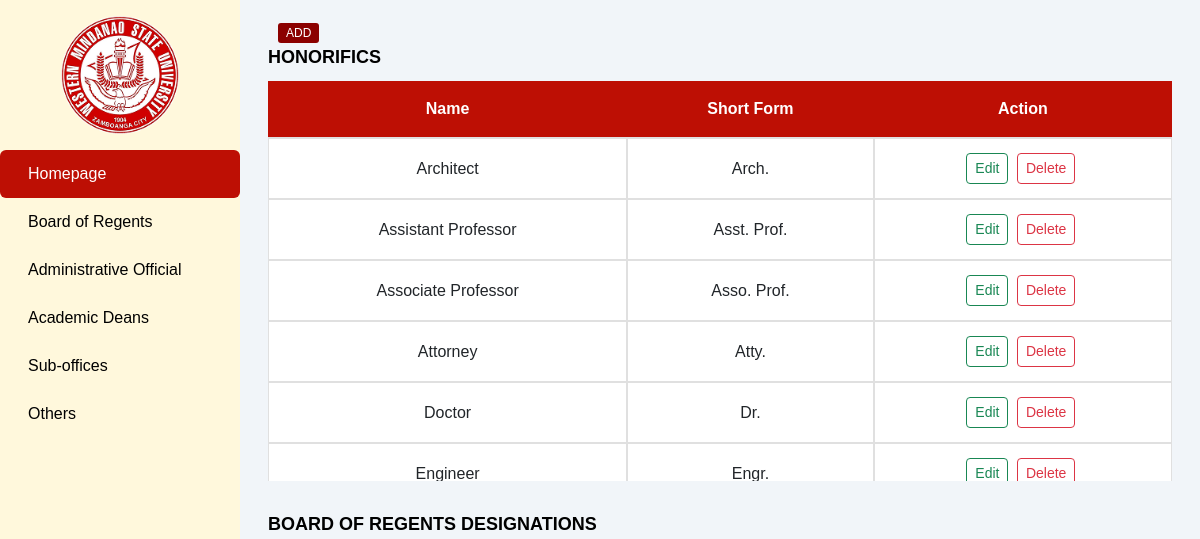
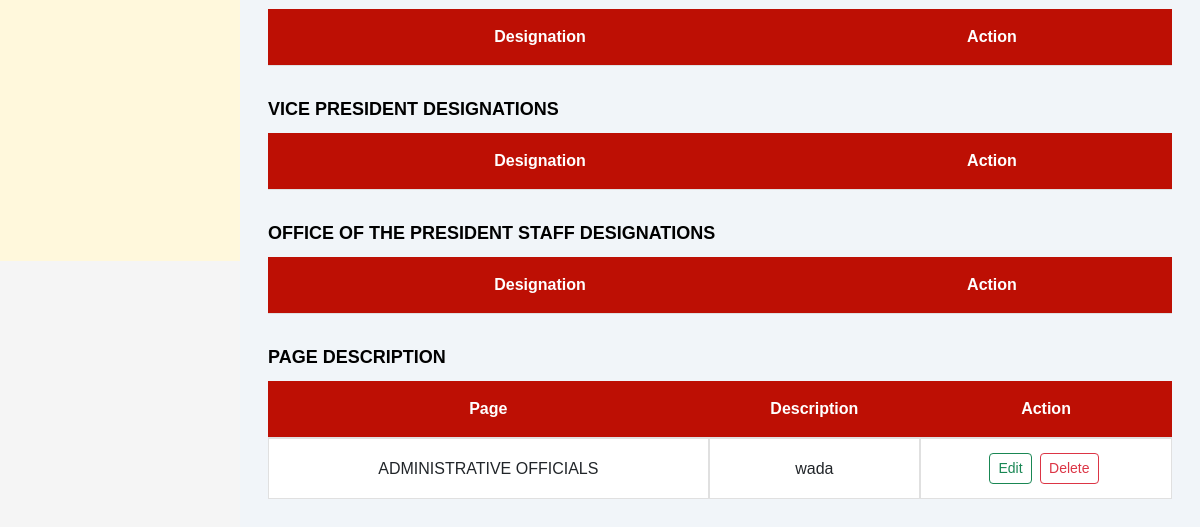
The app's page /sample-admin/Others.php, older data (2 pictures, top to bottom).
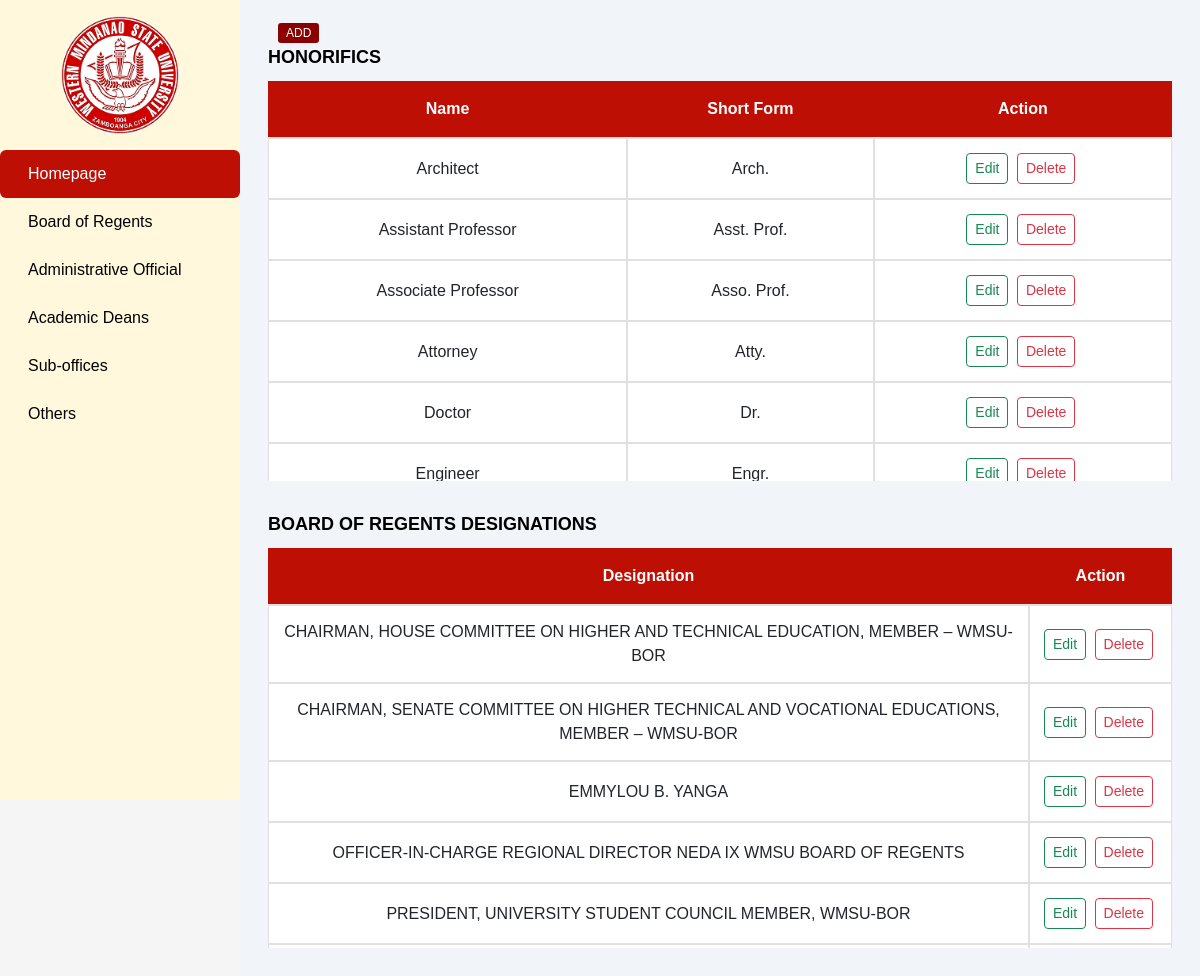
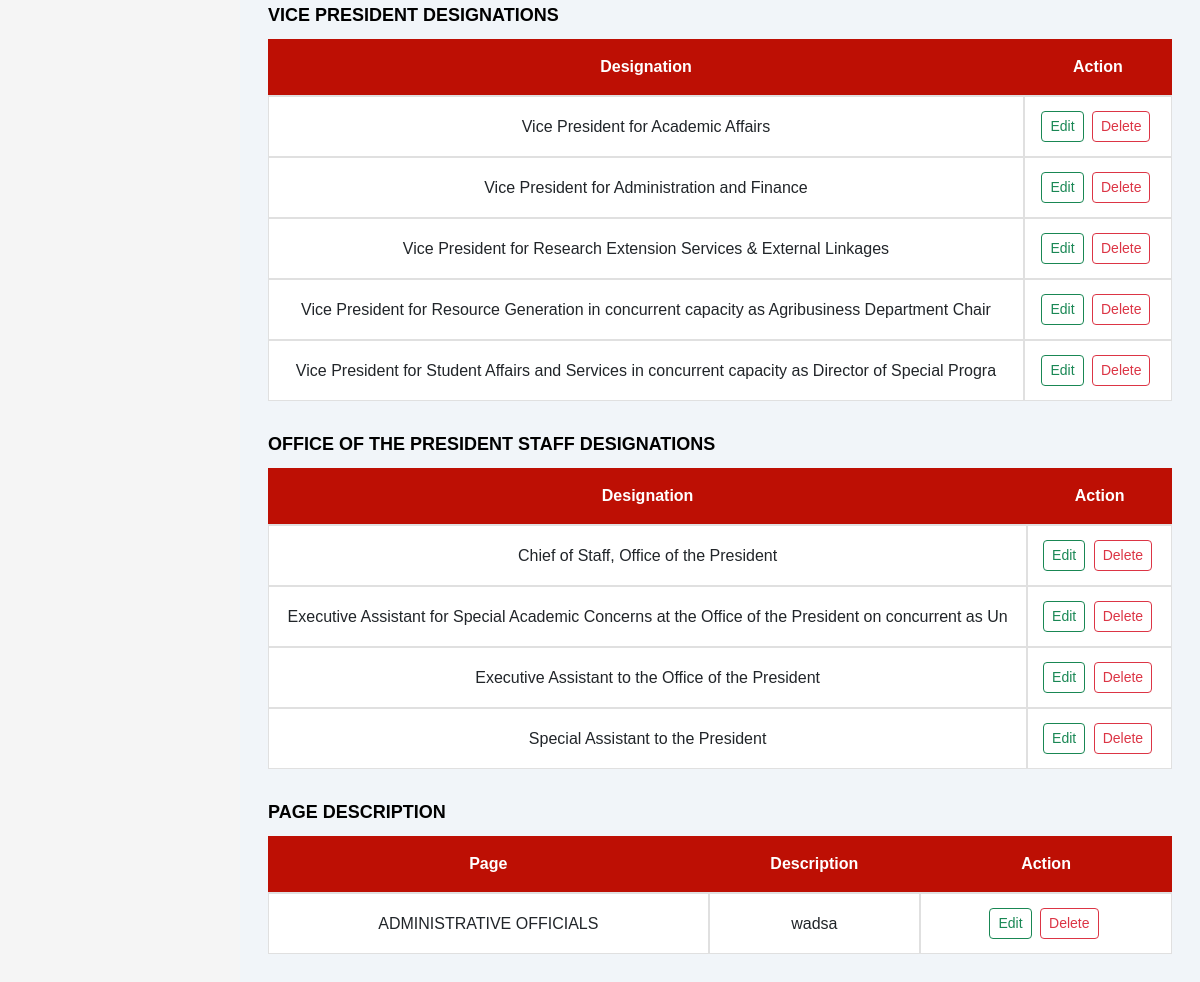
The same page, newer data (2 pictures, top to bottom).
### tables this page shows
CREATE TABLE `honorifics` (
  `id` int(11) NOT NULL,
  `name` varchar(100) NOT NULL,
  `short` varchar(100) NOT NULL
);

CREATE TABLE `page_description` (
  `id` int(11) NOT NULL,
  `page` varchar(100) NOT NULL,
  `description` varchar(100) NOT NULL
);

CREATE TABLE `designation_bor` (
  `id` int(11) NOT NULL,
  `designation` varchar(100) NOT NULL
);

CREATE TABLE `designation_vp` (
  `id` int(11) NOT NULL,
  `designation` varchar(100) NOT NULL
);

CREATE TABLE `designation_opstaff` (
  `id` int(11) NOT NULL,
  `designation` varchar(100) NOT NULL
);

### classes/honorifics.class.php (called while the page is built, shortened)
<?php
require_once 'database.class.php';
class Honorifics {
    protected $db;
    function __construct()
    {
        $this->db = new Database();
    }
    function fetchAll()
    {
        $sql = "SELECT * FROM honorifics ORDER BY name ASC;";
        $query = $this->db->connect()->prepare($sql);
        $data = null;
        if ($query->execute()) {
            $data = $query->fetchAll(PDO::FETCH_ASSOC);
        }
        return $data;
    }
}

### classes/database.class.php (called while the page is built)
<?php
class Database
{
    private $host = 'localhost';
    private $username = 'root';
    private $password = '';
    private $dbname = 'wmsu_administrationdb';
    protected $connection;
    function connect()
    {
        if ($this->connection === null) {
            $this->connection = new PDO("mysql:host=$this->host;dbname=$this->dbname", $this->username, $this->password);
        }
        return $this->connection;
    }
}

### classes/pageDescription.class.php (called while the page is built, shortened)
<?php
require_once 'database.class.php';
class PageDescription {
    protected $db;
    function __construct()
    {
        $this->db = new Database();
    }
        function fetchAll()
        {
            $sql = " SELECT * FROM page_description ";
            $query = $this->db->connect()->prepare($sql);
            $data = null;
            if ($query->execute()) {
                $data = $query->fetchAll(PDO::FETCH_ASSOC);
            }
            return $data;
        }
    }

### classes/designation_bor.class.php (called while the page is built, shortened)
<?php
require_once 'database.class.php';
class DesignationBor {
    protected $db;
    function __construct()
    {
        $this->db = new Database();
    }
    function fetchdesignation_bor()
    {
        $sql = "SELECT * FROM designation_bor ORDER BY designation ASC;";
        $query = $this->db->connect()->prepare($sql);
        $data = null;
        if ($query->execute()) {
            $data = $query->fetchAll(PDO::FETCH_ASSOC);
        }
        return $data;
    }
}

### classes/designation_vp.class.php (called while the page is built, shortened)
<?php
require_once 'database.class.php';
class DesignationVp {
    protected $db;
    function __construct()
    {
        $this->db = new Database();
    }
    function fetchdesignation_vp()
    {
        $sql = "SELECT * FROM designation_vp ORDER BY designation ASC;";
        $query = $this->db->connect()->prepare($sql);
        $data = null;
        if ($query->execute()) {
            $data = $query->fetchAll(PDO::FETCH_ASSOC);
        }
        return $data;
    }
}

### classes/designation_opstaff.class.php (called while the page is built, shortened)
<?php
require_once 'database.class.php';
class DesignationOpstaff {
    protected $db;
    function __construct()
    {
        $this->db = new Database();
    }
    function fetchdesignation_opstaff()
    {
        $sql = "SELECT * FROM designation_opstaff ORDER BY designation ASC;";
        $query = $this->db->connect()->prepare($sql);
        $data = null;
        if ($query->execute()) {
            $data = $query->fetchAll(PDO::FETCH_ASSOC);
        }
        return $data;
    }
}

### crud-administration/view/view-Others.php (the view, shortened to what this page needs)
<div class="container-fluid">
<a href="../crud-administration/add-options/select-table.php" class="insert-btn">ADD</a>
    <div class="section">
    <div class="section-header">
        HONORIFICS
    </div>
    <div class="table-responsive" style="max-height: 400px; overflow-y: auto;">
        <table id="table-honorifics" class="table table-centered table-nowrap mb-0">
            <thead class="table-light">
                <tr>
                    <th>Name</th>
                    <th>Short Form</th>
                    <th>Action</th>
                </tr>
            </thead>
            <tbody>
                <?php
                require_once '../../classes/honorifics.class.php';
                $honorificsObj = new Honorifics();
                $honorifics = $honorificsObj->fetchAll();
                foreach ($honorifics as $honorific) {
                ?>
                    <tr>
                        <td><?= htmlspecialchars($honorific['name']) ?></td>
                        <td><?= htmlspecialchars($honorific['short'] ?? 'N/A') ?></td>
                        <td class="text-nowrap">
                            <a href="" class="btn btn-sm btn-outline-success me-1 edit-honorifics" data-id="<?= $honorific['id'] ?>">Edit</a>
                            <a href="" class="btn btn-sm btn-outline-danger me-1 delete-honorifics" data-id="<?= $honorific['id'] ?>">Delete</a>
                        </td>
                    </tr>
                <?php
                }
                ?>
            </tbody>
        </table>
    </div>
</div>
<div class="section">
    <div class="section-header">
        BOARD OF REGENTS DESIGNATIONS
    </div>
    <div class="table-responsive" style="max-height: 400px; overflow-y: auto;">
        <table id="table-bor-designations" class="table table-centered table-nowrap mb-0">
            <thead class="table-light">
                <tr>
                    <th>Designation</th>
                    <th>Action</th>
                </tr>
            </thead>
            <tbody>
                <?php
                require_once '../../classes/designation_bor.class.php';
                $designationBorObj = new DesignationBor();
                $designations = $designationBorObj->fetchdesignation_bor();
                foreach ($designations as $designation) {
                ?>
                    <tr>
                        <td><?= htmlspecialchars($designation['designation']) ?></td>
                        <td class="text-nowrap">
                            <a href="" class="btn btn-sm btn-outline-success me-1 edit-bor_designation" data-id="<?= $designation['id'] ?>">Edit</a>
                            <a href="" class="btn btn-sm btn-outline-danger me-1 delete-bor_designation" data-id="<?= $designation['id'] ?>">Delete</a>
                        </td>
                    </tr>
                <?php
                }
                ?>
            </tbody>
        </table>
    </div>
</div>
<div class="section">
    <div class="section-header">
        VICE PRESIDENT DESIGNATIONS
    </div>
    <div class="table-responsive" style="max-height: 400px; overflow-y: auto;">
        <table id="table-vp-designations" class="table table-centered table-nowrap mb-0">
            <thead class="table-light">
                <tr>
                    <th>Designation</th>
                    <th>Action</th>
                </tr>
            </thead>
            <tbody>
                <?php
                require_once '../../classes/designation_vp.class.php';
                $designationVpObj = new DesignationVp();
                $designations = $designationVpObj->fetchdesignation_vp();
                foreach ($designations as $designation) {
                ?>
                    <tr>
                        <td><?= htmlspecialchars($designation['designation']) ?></td>
                        <td class="text-nowrap">
                            <a href="" class="btn btn-sm btn-outline-success me-1 edit-vp_designation" data-id="<?= $designation['id'] ?>">Edit</a>
                            <a href="" class="btn btn-sm btn-outline-danger me-1 delete-vp_designation" data-id="<?= $designation['id'] ?>">Delete</a>
                        </td>
                    </tr>
                <?php
                }
                ?>
            </tbody>
        </table>
    </div>
</div>
<div class="section">
    <div class="section-header">
        OFFICE OF THE PRESIDENT STAFF DESIGNATIONS
    </div>
    <div class="table-responsive" style="max-height: 400px; overflow-y: auto;">
        <table id="table-opstaff-designations" class="table table-centered table-nowrap mb-0">
            <thead class="table-light">
                <tr>
                    <th>Designation</th>
                    <th>Action</th>
                </tr>
            </thead>
            <tbody>
                <?php
                require_once '../../classes/designation_opstaff.class.php';
                $designationOpstaffObj = new DesignationOpstaff();
                $designations = $designationOpstaffObj->fetchdesignation_opstaff();
                foreach ($designations as $designation) {
                ?>
                    <tr>
                        <td><?= htmlspecialchars($designation['designation']) ?></td>
                        <td class="text-nowrap">
                            <a href="" class="btn btn-sm btn-outline-success me-1 edit-opstaff_designation" data-id="<?= $designation['id'] ?>">Edit</a>
                            <a href="" class="btn btn-sm btn-outline-danger me-1 delete-opstaff_designation" data-id="<?= $designation['id'] ?>">Delete</a>
                        </td>
                    </tr>
                <?php
                }
                ?>
            </tbody>
        </table>
    </div>
</div>
    <div class="section">
        <div class="section-header">
            PAGE DESCRIPTION
        </div>
                    <div class="table-responsive" style="max-height: 400px; overflow-y: auto;">
                        <table id="table-products" class="table table-centered table-nowrap mb-0">
                            <thead class="table-light">
                                <tr>
                                    <th>Page</th>
                                    <th>Description</th>
                                    <th>Action</th>
                                </tr>
                            </thead>
                            <tbody>
                                <?php
                                require_once '../../classes/pageDescription.class.php';
                                $pageDescriptionObj = new PageDescription();
                                $pageDescription = $pageDescriptionObj->fetchAll();
                                foreach ($pageDescription as $pageDescriptions) {
                                ?>
                                    <tr>
                                        <td><?= htmlspecialchars($pageDescriptions['page']) ?></td>
                                        <td><?= htmlspecialchars($pageDescriptions['description'] ?? 'N/A') ?></td>
                                        <td class="text-nowrap">
                                            <a href="" class="btn btn-sm btn-outline-success me-1 edit-pageDescription" data-id="<?= $pageDescriptions['id'] ?>">Edit</a>
                                            <a href="" class="btn btn-sm btn-outline-danger me-1 delete-pageDescription" data-id="<?= $pageDescriptions['id'] ?>">Delete</a>
                                        </td>
                                    </tr>
                                <?php
                                }
                                ?>
                            </tbody>
                        </table>
                    </div>
                </div>
            </div>
        </div>
    </div>

### __includes/head.php (shortened to what this page needs)
<!DOCTYPE html>
<html lang="en">
<head>
    <link href="https://cdn.jsdelivr.net/npm/bootstrap@5.3.0/dist/css/bootstrap.min.css" rel="stylesheet">
    <link rel="stylesheet" href="../css/administration.css">
    <link rel="stylesheet" href="../css/style.css">
</head>

### sample-admin/Others.php (shortened to what this page needs)
<?php
require_once '../__includes/head.php';
?>
<body id="Others">
    <div class="wrapper">
        <?php
        require_once '../__includes/sidebar.php';
        ?>
        <div class="content-page px-3">
            <?php
            require_once '../crud-administration/view/view-Others.php';
            ?>
</body>
</html>

### __includes/sidebar.php (shortened to what this page needs)
<div class="sidebar flex-column flex-shrink-0">
<img src="../ADMIN UI/imgs/WMSU-Logo.png" alt="WMSU Logo" class="sidebar-logo">
    <ul class="nav nav-pills flex-column mb-auto">
        <li class="nav-item">
            <a href="Home" id="Home-link" class="nav-link">
                <span class="fs-6 ms-2">Homepage</span>
            </a>
        </li>
        <li class="nav-item">
            <a href="BoardOfRegents" id="Board-link" class="nav-link">
                <span class="fs-6 ms-2">Board of Regents</span>
            </a>
        </li>
        <li class="nav-item">
            <a href="AdministrativeOfficial" id="Admin-link" class="nav-link">
                <span class="fs-6 ms-2">Administrative Official</span>
            </a>
        </li>
        <li class="nav-item">
            <a href="AcademicDeans" id="Deans-link" class="nav-link">
                <span class="fs-6 ms-2">Academic Deans</span>
            </a>
        </li>
        <li class="nav-item">
            <a href="SubOffices" id="SubOffices-link" class="nav-link">
                <span class="fs-6 ms-2">Sub-offices</span>
            </a>
        </li>
        <li class="nav-item">
            <a href="Others" id="Others-link" class="nav-link">
                <span class="fs-6 ms-2">Others</span>
            </a>
        </li>
    </ul>
</div>

### css/administration.css (style rules this page uses)
.table { border-spacing: 0; border-collapse: separate; overflow: hidden; }
.table thead th { background-color: #BD0F04; font-weight: bold; padding: 16px; color: #fff; text-align: center; }
.table tbody tr { transition: background-color 0.2s ease; }
.table td, .table th { padding: 14px; vertical-align: middle; }
.btn { margin-right: 4px; }

### css/style.css (style rules this page uses)
* { margin: 0; padding: 0; box-sizing: border-box; font-family: Arial, sans-serif; }
body { background-color: #f5f5f5; }
:root { --sidebar-bg-color: #FFF8DC; --sidebar-menu-item-color: #000000; --sidebar-menu-hover-color: #fff; --sidebar-menu-active-color: #BD0F04; --sidebar-width: 240px; --topbar-height: 90px; --body-color: #f1f5f9; --brand-color: #0ea5e9; --header-bg-color: #8B0000; --header-text-color: #ffffff; }
.sidebar { position: fixed; top: 0; left: 0; height: 100vh; width: var(--sidebar-width); background-color: var(--sidebar-bg-color); display: flex; flex-direction: column; }
.sidebar > ul > li > a { color: var(--sidebar-menu-item-color); padding: 12px 20px; display: block; text-decoration: none; }
.sidebar > ul > li > a:hover, .sidebar > ul > li > a.link-active { color: var(--sidebar-menu-hover-color); background-color: #BD0F04; }
.content-page { margin-left: var(--sidebar-width); background-color: var(--body-color); min-height: calc(100vh - var(--topbar-height)); padding: 20px; }
.section { margin-bottom: 30px; }
.section-header { background-color: #f1f5f9; color: #000000; display: flex; align-items: center; margin-bottom: 10px; font-size: 18px; font-weight: bold; }
.insert-btn { background-color: #8B0000; color: white; padding: 3px 8px; border-radius: 3px; margin-left: 10px; font-size: 12px; text-decoration: none; }
table { width: 100%; border-collapse: collapse; margin-bottom: 20px; background-color: white; box-shadow: 0 2px 5px rgba(0,0,0,0.1); }
th { background-color: #BD0F04; color: white; padding: 10px; text-align: center; }
td { padding: 10px; border: 1px solid #e0e0e0; text-align: center; vertical-align: middle; }

### __includes/sidebar.php (style rules this page uses)
.sidebar-logo { width: 100%; max-width: 150px; height: auto; padding: 1rem; margin: 0 auto; display: block; }

Row changes from the older to the newer data that the page shows:
added designation_bor: designation "CHAIRMAN, HOUSE COMMITTEE ON HIGHER AND TECHNICAL EDUCATION, MEMBER – WMSU-BOR"
added designation_bor: designation "CHAIRMAN, SENATE COMMITTEE ON HIGHER TECHNICAL AND VOCATIONAL EDUCATIONS, MEMBER – WMSU-BOR"
added designation_bor: designation "EMMYLOU B. YANGA"
added designation_bor: designation "OFFICER-IN-CHARGE REGIONAL DIRECTOR NEDA IX WMSU BOARD OF REGENTS"
added designation_bor: designation "PRESIDENT, UNIVERSITY STUDENT COUNCIL MEMBER, WMSU-BOR"
added designation_vp: designation "Vice President for Academic Affairs"
added designation_vp: designation "Vice President for Administration and Finance"
added designation_vp: designation "Vice President for Research Extension Services & External Linkages"
added designation_vp: designation "Vice President for Resource Generation in concurrent capacity as Agribusiness Department Chair"
added designation_vp: designation "Vice President for Student Affairs and Services in concurrent capacity as Director of Special Progra"
added designation_opstaff: designation "Chief of Staff, Office of the President"
added designation_opstaff: designation "Executive Assistant for Special Academic Concerns at the Office of the President on concurrent as Un"
added designation_opstaff: designation "Executive Assistant to the Office of the President"
added designation_opstaff: designation "Special Assistant to the President"
changed page_description "ADMINISTRATIVE OFFICIALS": description "wada" → "wadsa"
